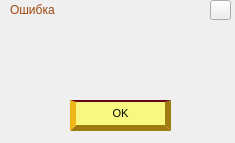
<?xml version="1.0" encoding="UTF-8"?>
<ui version="4.0">
 <class>Dlg_Err_Pin</class>
 <widget class="QDialog" name="Dlg_Err_Pin">
  <property name="geometry">
   <rect>
    <x>0</x>
    <y>0</y>
    <width>235</width>
    <height>143</height>
   </rect>
  </property>
  <property name="windowTitle">
   <string>Dialog</string>
  </property>
  <property name="styleSheet">
   <string notr="true">QDialog {
    border-image: url(&quot;:/images/err.png&quot;) 0 0 0 0;
	}
</string>
  </property>
  <widget class="QPushButton" name="btnOk">
   <property name="geometry">
    <rect>
     <x>70</x>
     <y>100</y>
     <width>101</width>
     <height>31</height>
    </rect>
   </property>
   <property name="font">
    <font>
     <pointsize>8</pointsize>
    </font>
   </property>
   <property name="styleSheet">
    <string notr="true">QPushButton {
     background-color: rgb(248, 248, 128);

    border-top: 2px solid rgb(100, 2, 24);
  border-right: 6px outset rgb(159, 122, 16);
  border-bottom: 6px outset rgb(159, 122, 16);
  border-left: 6px outset rgb(159, 122, 16);

 }

 QPushButton:hover {
background-color: rgb(248, 238, 0);
  border-right: 6px outset rgb(200, 122, 16);
  border-bottom: 6px outset rgb(200, 122, 16);
  border-left: 6px outset rgb(200, 122, 16);
}</string>
   </property>
   <property name="text">
    <string>ОK</string>
   </property>
  </widget>
  <widget class="QPushButton" name="btnClose">
   <property name="geometry">
    <rect>
     <x>210</x>
     <y>0</y>
     <width>21</width>
     <height>20</height>
    </rect>
   </property>
   <property name="styleSheet">
    <string notr="true">QPushButton {
     background:url(&quot;:/images/close.png&quot;);
  }

 QPushButton:hover {
 background-image:url(&quot;:/images/close1.png&quot;);
}
</string>
   </property>
   <property name="text">
    <string/>
   </property>
  </widget>
  <widget class="QLabel" name="lblErrMsg">
   <property name="geometry">
    <rect>
     <x>68</x>
     <y>50</y>
     <width>141</width>
     <height>20</height>
    </rect>
   </property>
   <property name="styleSheet">
    <string notr="true">QLable{
width: 112px;
height: 20px; }</string>
   </property>
   <property name="text">
    <string/>
   </property>
   <property name="textFormat">
    <enum>Qt::AutoText</enum>
   </property>
  </widget>
  <widget class="QLabel" name="label">
   <property name="geometry">
    <rect>
     <x>17</x>
     <y>40</y>
     <width>40</width>
     <height>40</height>
    </rect>
   </property>
   <property name="styleSheet">
    <string notr="true">QLabel
{
 border-image: url(&quot;:/images/err_.png&quot;) 0 0 0 0;
}</string>
   </property>
   <property name="text">
    <string/>
   </property>
  </widget>
  <widget class="QLabel" name="label_2">
   <property name="geometry">
    <rect>
     <x>10</x>
     <y>2</y>
     <width>81</width>
     <height>16</height>
    </rect>
   </property>
   <property name="styleSheet">
    <string notr="true">QLabel {
color: rgb(158, 70, 14);
}</string>
   </property>
   <property name="text">
    <string>Ошибка</string>
   </property>
   <property name="textFormat">
    <enum>Qt::AutoText</enum>
   </property>
  </widget>
 </widget>
 <resources/>
 <connections/>
</ui>
